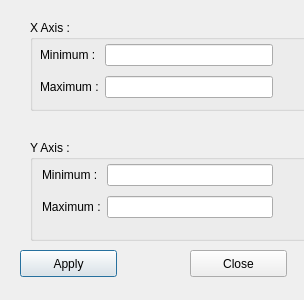
<?xml version="1.0" encoding="UTF-8"?>
<ui version="4.0">
 <class>PlotScaleDialog</class>
 <widget class="QDialog" name="PlotScaleDialog">
  <property name="geometry">
   <rect>
    <x>0</x>
    <y>0</y>
    <width>304</width>
    <height>300</height>
   </rect>
  </property>
  <property name="windowTitle">
   <string>Dialog</string>
  </property>
  <widget class="QGroupBox" name="groupBox">
   <property name="geometry">
    <rect>
     <x>30</x>
     <y>20</y>
     <width>341</width>
     <height>91</height>
    </rect>
   </property>
   <property name="title">
    <string>X Axis :</string>
   </property>
   <widget class="QWidget" name="">
    <property name="geometry">
     <rect>
      <x>10</x>
      <y>20</y>
      <width>233</width>
      <height>62</height>
     </rect>
    </property>
    <layout class="QGridLayout" name="gridLayout_2">
     <item row="0" column="0">
      <widget class="QLabel" name="label">
       <property name="text">
        <string>Minimum : </string>
       </property>
      </widget>
     </item>
     <item row="0" column="1">
      <widget class="QLineEdit" name="xminLE"/>
     </item>
     <item row="1" column="0">
      <widget class="QLabel" name="label_2">
       <property name="text">
        <string>Maximum :</string>
       </property>
      </widget>
     </item>
     <item row="1" column="1">
      <widget class="QLineEdit" name="xmaxLE"/>
     </item>
    </layout>
   </widget>
  </widget>
  <widget class="QGroupBox" name="groupBox_2">
   <property name="geometry">
    <rect>
     <x>30</x>
     <y>140</y>
     <width>331</width>
     <height>101</height>
    </rect>
   </property>
   <property name="title">
    <string>Y Axis :</string>
   </property>
   <widget class="QWidget" name="">
    <property name="geometry">
     <rect>
      <x>12</x>
      <y>20</y>
      <width>231</width>
      <height>62</height>
     </rect>
    </property>
    <layout class="QGridLayout" name="gridLayout">
     <item row="0" column="0">
      <widget class="QLabel" name="label_4">
       <property name="text">
        <string>Minimum : </string>
       </property>
      </widget>
     </item>
     <item row="0" column="1">
      <widget class="QLineEdit" name="yminLE"/>
     </item>
     <item row="1" column="0">
      <widget class="QLabel" name="label_3">
       <property name="text">
        <string>Maximum :</string>
       </property>
      </widget>
     </item>
     <item row="1" column="1">
      <widget class="QLineEdit" name="ymaxLE"/>
     </item>
    </layout>
   </widget>
  </widget>
  <widget class="QPushButton" name="applyButton">
   <property name="geometry">
    <rect>
     <x>20</x>
     <y>250</y>
     <width>97</width>
     <height>27</height>
    </rect>
   </property>
   <property name="text">
    <string>Apply</string>
   </property>
  </widget>
  <widget class="QPushButton" name="closeButton">
   <property name="geometry">
    <rect>
     <x>190</x>
     <y>250</y>
     <width>97</width>
     <height>27</height>
    </rect>
   </property>
   <property name="text">
    <string>Close</string>
   </property>
  </widget>
 </widget>
 <resources/>
 <connections/>
</ui>
